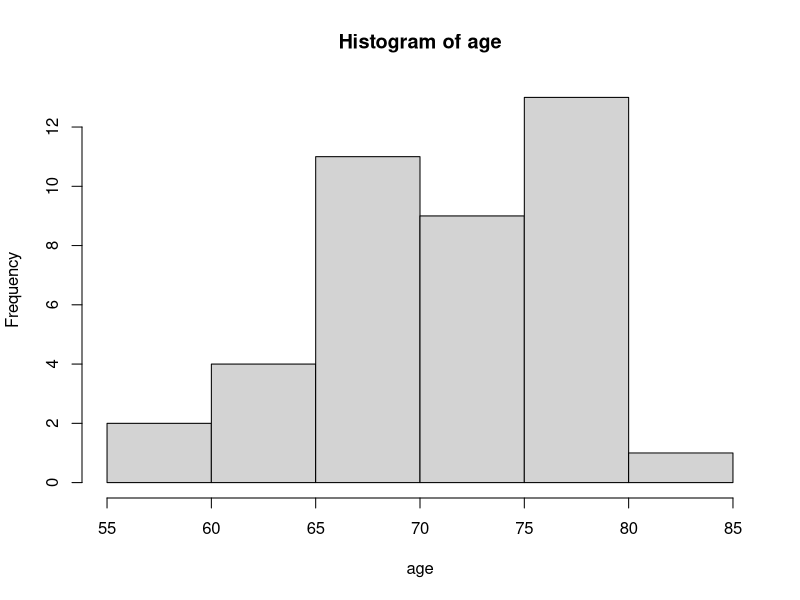
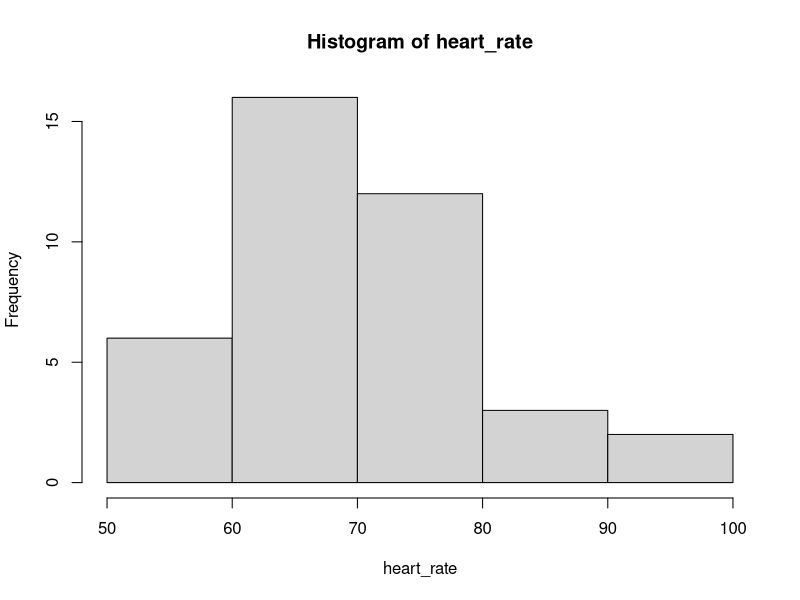
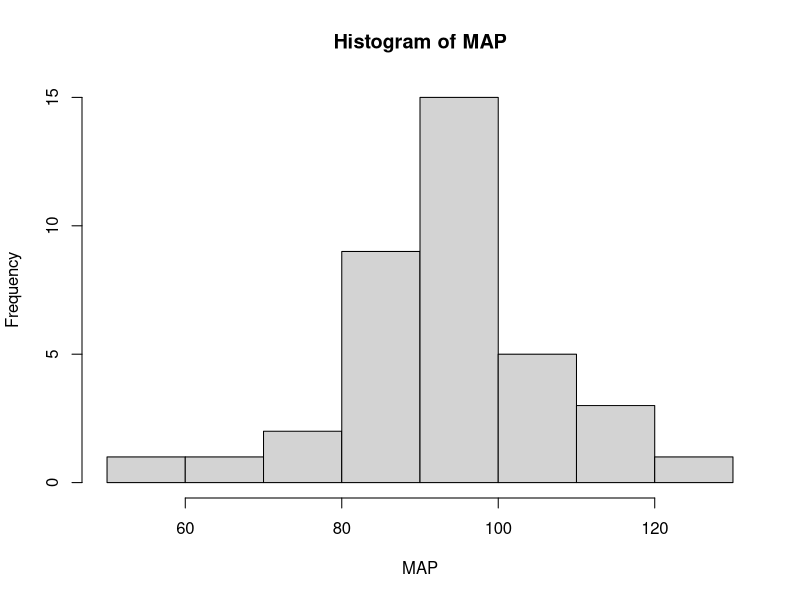
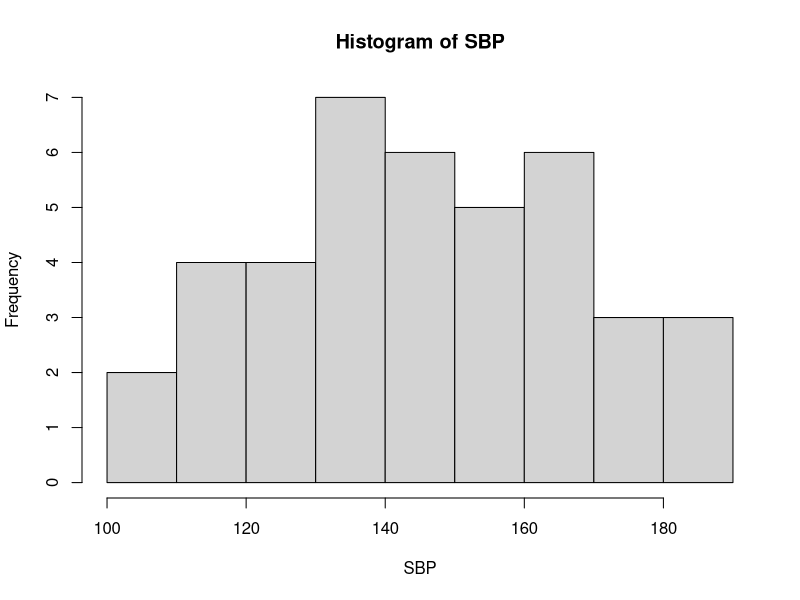
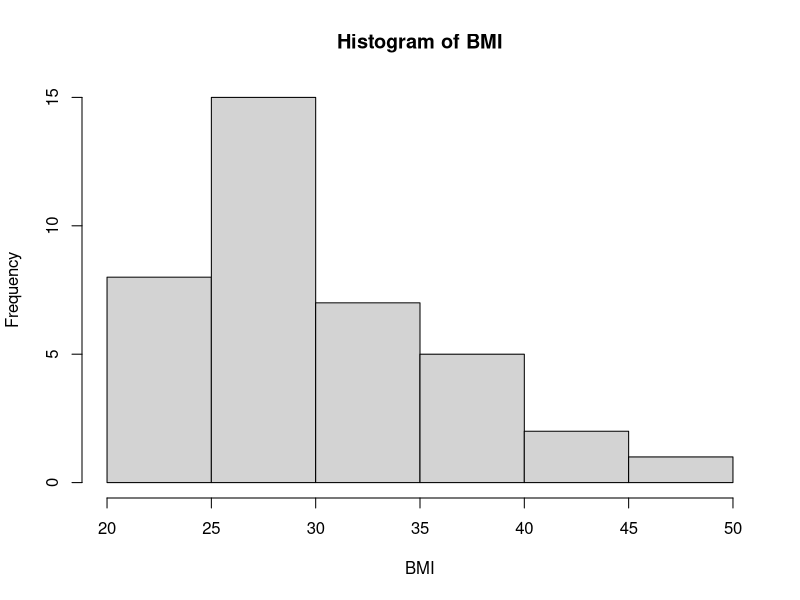
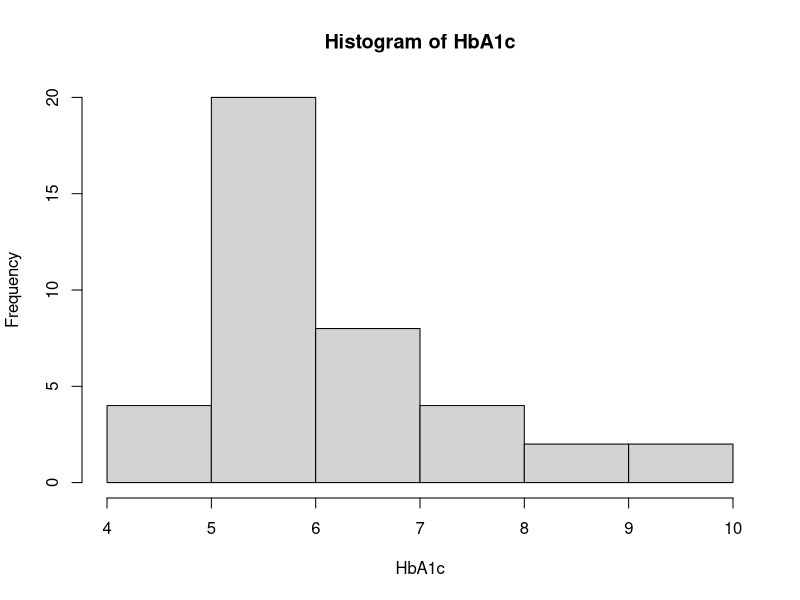
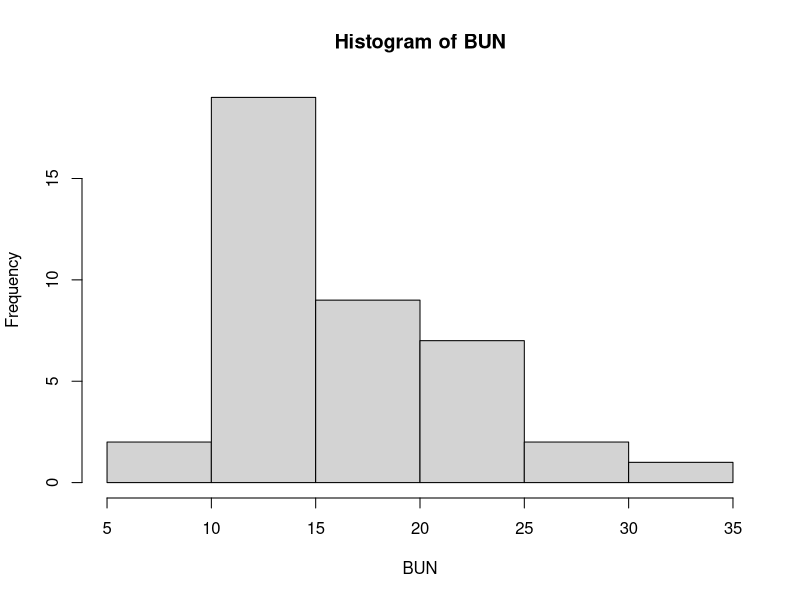
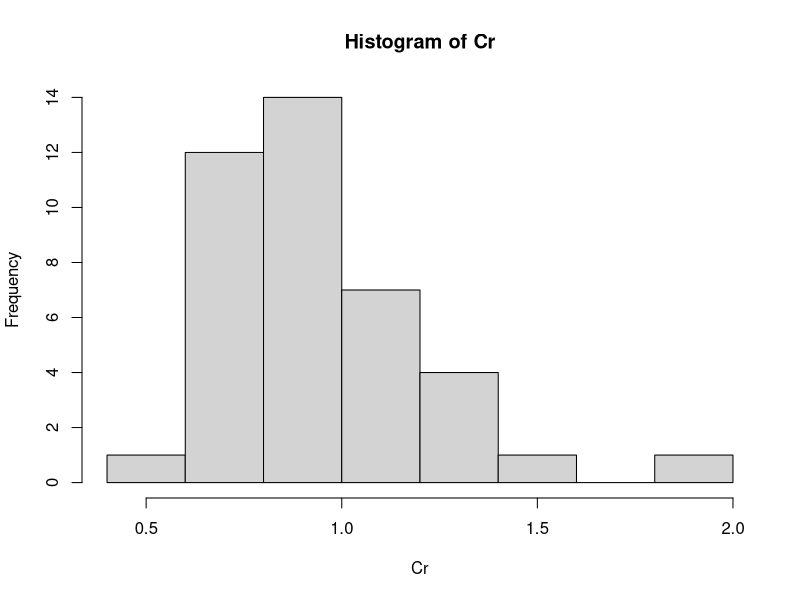

Here is the R script that generated these plots, in order:
## ---- chunk 1
knitr::opts_chunk$set(echo = TRUE)
library(readxl)
library(ggplot2)
library(dplyr)
library(tidyr)
library(corrplot)
## ---- chunk 2
# read data
# the spreadsheet has 19 metabolic measures and 5 retinal thickness
data <- as.data.frame(read_excel("./Data/Sachdeva_Final_datasheet_OCT_metabolic_232023.xlsx"))
## ---- chunk 3
# convert id and gender to factors
df <- data
df$IRB <- as.factor(df$IRB)
df$gender <- as.factor(df$gender)
levels(df$gender) <- c("female", "male")
## ---- chunk 4
# gender 
table(df$gender)
table(df$gender)/nrow(df)
## ---- chunk 5
cols_ind <- c(4:112)
median_data <- apply(df[, cols_ind], 2, function(x) median(x, na.rm = TRUE))
mean_data <- apply(df[, cols_ind], 2, function(x) mean(x, na.rm = TRUE))
sd_data <- apply(df[, cols_ind], 2, function(x) sd(x, na.rm = TRUE))
summary <- cbind(median_data, mean_data, sd_data)
colnames(summary) <- c("Median", "Mean", "SD")
round(summary,2)
## ---- chunk 6
colnames(df)
indep_list <- c("age", "heart_rate","MAP","SBP","BMI","HbA1c","BUN","Cr","BUN/Cr","HDL","LDL","Triglycerides","Cholesterol","NEFA","Glucose","Ketone","Insulin","Adiponectin","Leptin","RAGE")
for (col in indep_list) {
  hist(df[[col]], xlab = paste(col), main = paste("Histogram of", col))
}

## ---- chunk 7
met_list <- c("heart_rate","MAP","SBP","BMI","HbA1c","BUN","Cr","BUN/Cr","HDL","LDL","Triglycerides","Cholesterol","NEFA","Glucose","Ketone","Insulin","Adiponectin","Leptin","RAGE")
df.imp <- df
for (col in met_list) {
  df.imp[is.na(df.imp[[col]]), col] <- median(df.imp[[col]], na.rm = TRUE)
}
## ---- chunk 8
pairs(df.imp[met_list])
## ---- chunk 9
met_cor <- cor(df.imp[met_list], use = "pairwise.complete.obs")
corrplot(met_cor, type = "upper", method = "circle")
## ---- chunk 10
# right eye
OD_list <- c(23:67)
OD_cor <- cor(df.imp[OD_list], use = "pairwise.complete.obs")
corrplot(OD_cor, type = "upper", method = "circle", tl.cex = 0.5)
## ---- chunk 11
# left eye
OS_list <- c(68:112)
OS_cor <- cor(df.imp[OS_list], use = "pairwise.complete.obs")
corrplot(OS_cor, type = "upper", method = "circle", tl.cex = 0.5)
## ---- chunk 12
# save cleaned dataset
write.table(df.imp, "./Data/data_cleaned.txt", sep = "\t", row.names = FALSE, col.names = TRUE)
